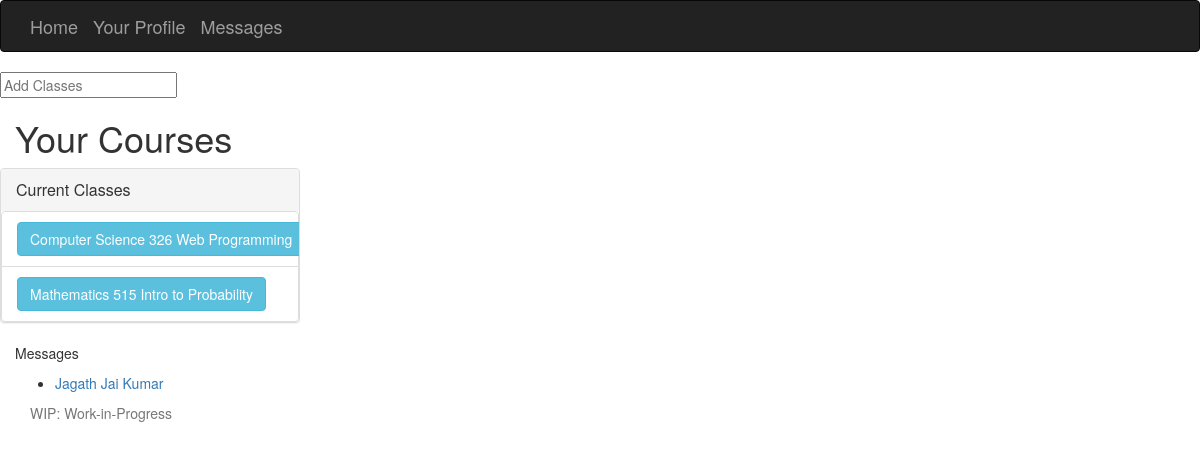
The page /Tibl/2 on the database its author committed.
### Tibl/models.py (models this page shows)
class Section(models.Model):
	year = models.IntegerField()
	season_enum = (
		('F', 'Fall'),
		('Sp', 'Spring'),
		('W', 'Winter'),
		('Su', 'Summer'),
	)
	season = models.CharField(max_length=2, choices=season_enum, null=True)
	teachers = models.ManyToManyField('Teacher')
	students = models.ManyToManyField('Student')
	course = models.ForeignKey('Course', on_delete=models.SET_NULL, null=True)

class Course(models.Model):
	department = models.ForeignKey('Department', on_delete=models.SET_NULL, null=True)
	name = models.CharField(max_length=200, null=True)
	number = models.CharField(max_length=10)

class Department(models.Model):
	name = models.CharField(max_length=60)
	abbreviation = models.CharField(max_length=10)
	def __str__(self):
		return self.name

class Student(models.Model):
	full_name = models.CharField(max_length=60)
	grad_year = models.IntegerField()
	profile_picture = models.ImageField(upload_to="profile_pictures")
	def __str__(self):
		return self.full_name

### Tibl/views.py (the view)
# urls.py: path('<int:pk>', views.index, name='index'),
def index(request, pk):
    past_section_list = Section.objects.filter(students=pk).filter(~(Q(year=2018) & Q(season='Sp')))
    section_list = Section.objects.filter(students=pk).filter(season='Sp').filter(year=2018)
    have_messaged = [message.receiver for message in Message.objects.filter(sender=pk)] +\
                    [message.sender for message in Message.objects.filter(receiver=pk)]
    have_messaged = list(set(have_messaged))
    posts = Post.objects.filter(id__in=section_list)
    print(posts[0].content)
    return render(
        request,
        'index.html',
        context={
        'past_section_list': past_section_list,
        'section_list': section_list,
        'have_messaged': have_messaged,
        'cur_user': pk,
        'posts': posts
        }
    )

### Tibl/templates/index.html (shortened to what this page needs)
{% extends "base_generic.html" %}
{% block content %}
<div class="col-md-3">
	<div class="row no-margin">
		<form class="navbar-search">
			<input type="text" class="search-query full" placeholder="Add Classes">
		</form>
	</div>
	<h1>Your Courses</h1>
	{% if section_list %}
	<div class="row">
		<div class="panel-group">
			<div class="panel panel-default">
				<div class="panel-heading">
					<a data-toggle="collapse" href="#current_class_dropdown" role="button" aria-expanded="true" aria-controls="collapseExample" class="panel-title">
						<p class="panel-title">
							Current Classes
						</p>
					</a>
				</div>
				<div id="current_class_dropdown" class="collapse in" style="overflow:hidden">
					{% for section in section_list %}
					<li class="list-group-item">
						<a href="{% url 'class' section.pk %}" class="btn btn-info class_btn" role="button">
							{{ section.course.department }} {{ section.course.number }} {{ section.course.name }}
						</a>
					</li>
					{% endfor %}
				</div>
			</div>
		</div>
	</div>
	{% endif %}
	{% if have_messaged %}
	<p>Messages</p>
	<ul>
		{% for user in have_messaged %}
		<li>
			<a href="{% url 'messages' cur_user user.pk %}">{{ user }}</a>
		</li>
		{% endfor %}
	</ul>
	{% endif %}
	{% endblock %}

### rows shown on the page
Section: course.department "Computer Science", course.number "326", course.name "Web Programming"
Section: course.department "Mathematics", course.number "515", course.name "Intro to Probability"
Student: full_name "Jagath Jai Kumar"
